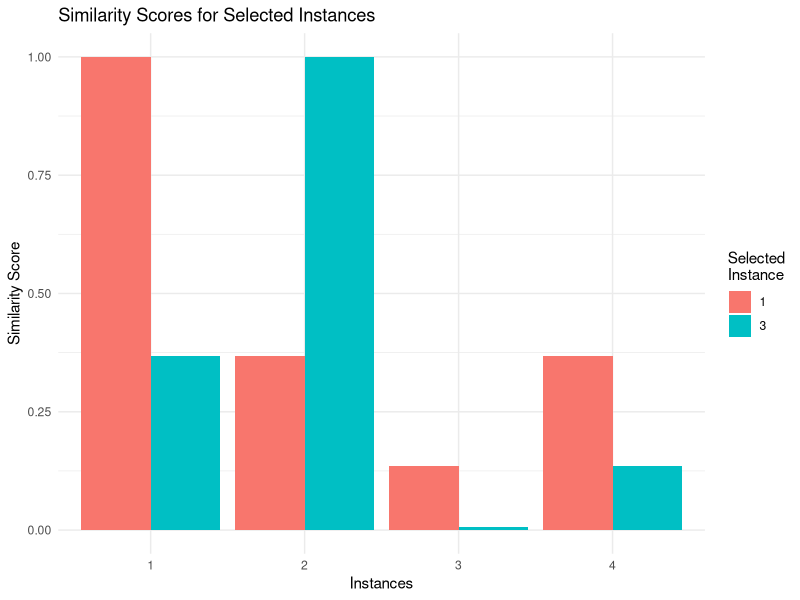

Source code (R):
# Load libraries
library(kernlab)
library(ggplot2)

# Create some sample data
X <- matrix(c(0, 1, 1, 0, 1, 1, 2, 2), nrow=4, ncol=2, byrow=TRUE)

# Calculate the RBF kernel matrix
sigma <- 1.0  # This is the parameter for the RBF kernel, adjust as needed
rbf_kernel <- rbfdot(sigma=sigma)
K <- kernelMatrix(rbf_kernel, X)

# Select specific instances (e.g., the first and the third instances)
instance_indices <- c(1, 3)
instance_similarities <- K[instance_indices,]

# Convert the similarity matrix to a data frame for plotting
plot_data <- data.frame(
  Instance = factor(rep(instance_indices, each = nrow(X))),
  SimilarTo = factor(rep(1:nrow(X), length(instance_indices))),
  Similarity = c(instance_similarities)
)

# Create the similarity plot using ggplot2
ggplot(plot_data, aes(x = SimilarTo, y = Similarity, fill = Instance)) +
  geom_bar(stat = "identity", position = "dodge") +
  labs(title = "Similarity Scores for Selected Instances",
       x = "Instances",
       y = "Similarity Score") +
  theme_minimal() +
  scale_fill_discrete(name = "Selected\nInstance")
